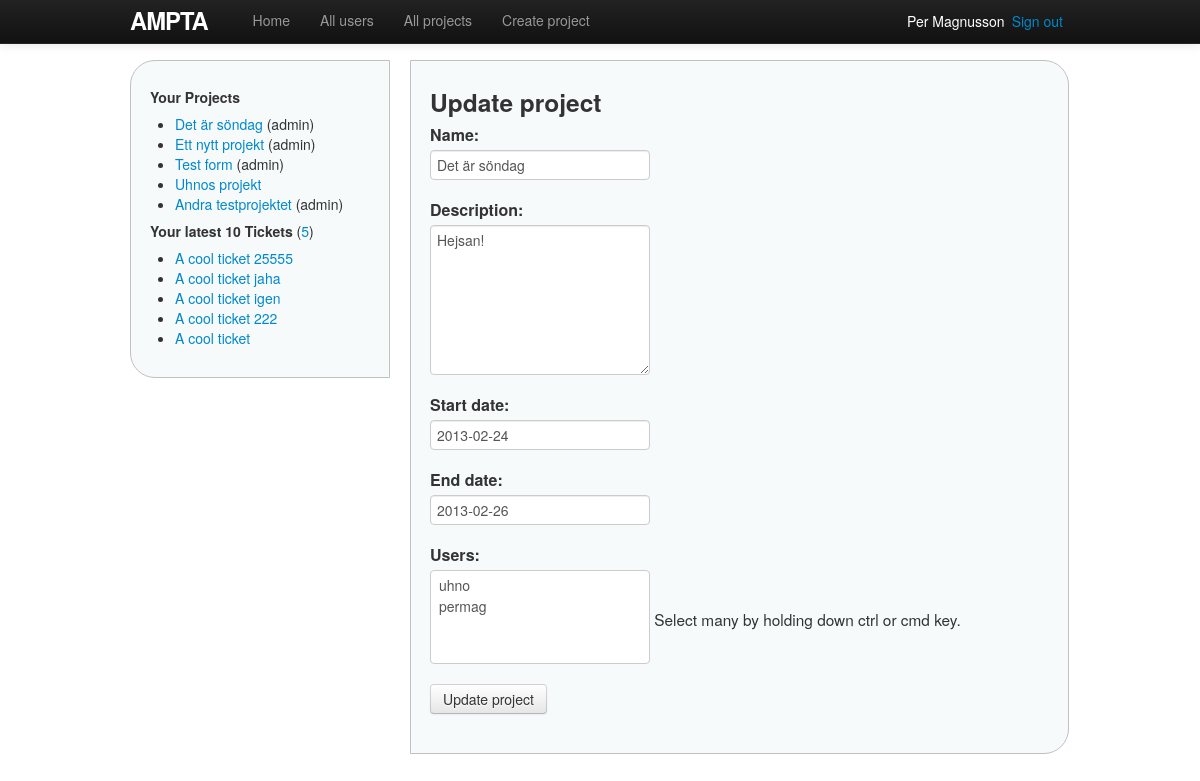
/projects/8/edit/ (signed in), run on an earlier commit of the app's database.
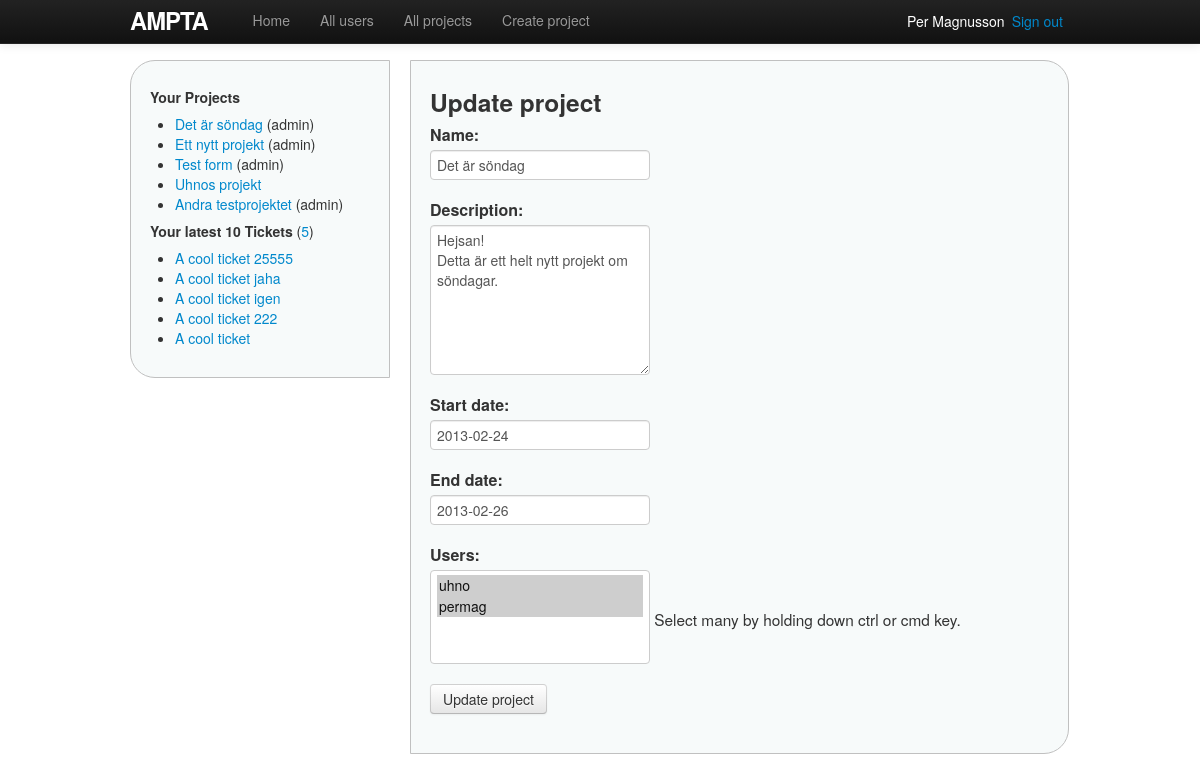
And on a later commit of the database.
### ampta/models.py (models this page shows, shortened)
class Project(models.Model):
    name = models.CharField(max_length=30)
    description = models.TextField()
    start_date = models.DateField()
    end_date = models.DateField()
    users = models.ManyToManyField(User, related_name='projects', blank=True)
    owner = models.ForeignKey(User, related_name='projects_owned_by_user')
    date_added = models.DateTimeField()
    date_updated = models.DateTimeField()
    def owned_by_user(self, user):
        return self.owner == user

### ampta/views/project_views.py (the view)
# urls.py: url(r'^projects/(?P<project_id>\d+)/edit/$', 'edit_update', name='edit_project'),
@login_required(login_url='/login')
def edit_update(request, project_id=None):
    project = get_object_or_404(Project, id=project_id)
    if project.owned_by_user(request.user):
        if request.method == 'POST':
            form = ProjectForm(request.user, request.POST, instance=project)  # exclude current user
            if form.is_valid():
                try:
                    form.instance.date_updated = datetime.datetime.today()
                    form.save()
                    form.instance.users.add(request.user)  # add owner to project.users. after save.
                    return redirect(project)
                except:
                    return HttpResponseServerError()
        else:
            form = ProjectForm(request.user, instance=project)
    else:
        return render(request, 'shared/error.html',
                     {'error_type': 'permission'})
    return render(request, 'projects/new.html',
                 {'form': form, 'title': 'Update project'})

### ampta/forms.py
class ProjectForm(ModelForm):
    start_date = forms.DateField(initial=datetime.date.today)  # define manually to set initial value
    users = forms.ModelMultipleChoiceField(User.objects.all(), # define manually to customize help_text
            help_text='Select many by holding down ctrl or cmd key.',
            required=False)
    error_css_class = 'validationError'  # add css class to form field with error
    def __init__(self, current_user, *args, **kwargs):
        super(ProjectForm, self).__init__(*args, **kwargs)  # exclude current user from users MultipleChoiceField
        self.fields['users'].queryset = self.fields['users'].queryset.exclude(id=current_user.id)
    class Meta:
        model = Project
        exclude = ('owner', 'date_added', 'date_updated')

### ampta/templatetags/custom_filters.py (called while the page is built)
@register.filter(name='user_projects')
def user_projects(user):
    projects = user.projects.order_by('-date_added')
    return projects

@register.filter(name='project_owned_by_user')
def project_owned_by_user(project, user):
    return project.owned_by_user(user)

### ampta/templates/projects/new.html (shortened to what this page needs)
{% extends 'shared/base.html' %}
{% block content %}
<h3>{{ title }}</h3>
{% include 'projects/_new_edit_form.html' %}
{% endblock %}

### ampta/templates/shared/_sidenav_projects_tickets.html (shortened to what this page needs)
{% load custom_filters %}
<h5>Your Projects</h5>
<ul>
{% with projects=user|user_projects %}
{% for p in projects %}
	<li>
		<a href="{% url project p.id %}">{{ p.name }}</a>
		{% if p|project_owned_by_user:user %}(admin){% endif %}
	</li>
{% endfor%}
{% endwith %}
</ul>
<h5>Your latest 10 Tickets
	<span class="countTickets">(<a href="{% url tickets %}">{{ user.tickets.count }}</a>)</span>
</h5>
<ul>
{% for t in user.tickets.all|dictsortreversed:"date_added"|slice:"10" %}
	<li><a href="{% url project_ticket t.project.id t.id %}">{{ t.name }}</a></li>
{% endfor %}
</ul>

### ampta/templates/projects/_new_edit_form.html
<form action="" method="POST">{% csrf_token %}
	{{ form.as_p }}
	<input type="submit" value="{{ title|default:"Submit" }}" class="btn" />
</form>

What changed in the data, as far as the page shows it:
changed Project "Det är söndag": description "Hejsan!" → "Hejsan! Detta är ett helt nytt projekt om söndagar."
Also different on the page:
form field users: "uhno / permag" → "uhno ☑ / permag ☑"
